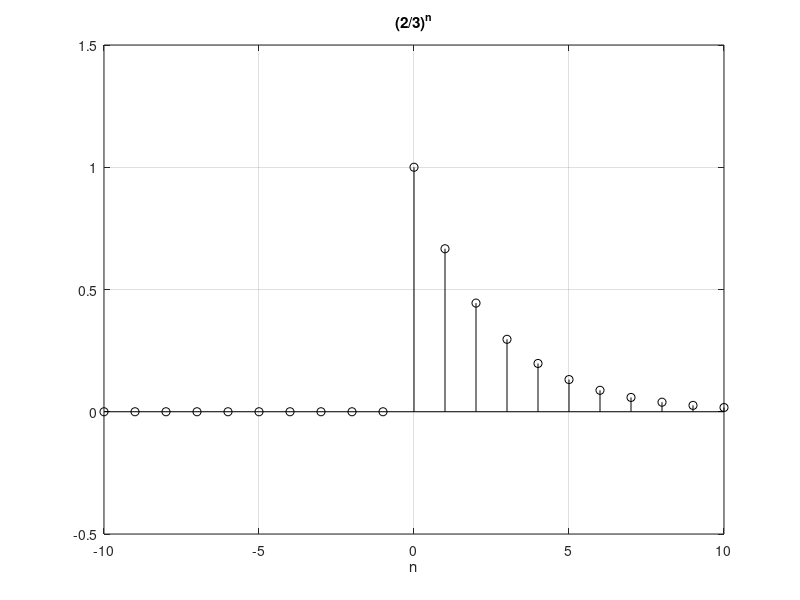

The MATLAB script that drew this image:
%% Lezione 02 - Sequenza esponenziale
clear all;
clc;

n = [-10:10];
a = (2/3);
y = a.^n.*(n>=0);
figure
set(gca,'FontSize',14)
stem(n, y, 'k')
xlabel('n')
title('(2/3)^n')
axis([-10 10 -0.5 1.5])
grid on